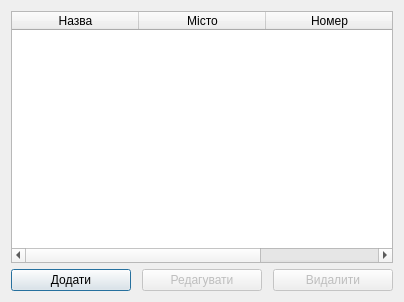
<?xml version="1.0" encoding="UTF-8"?>
<ui version="4.0">
 <class>ProvidersDialog</class>
 <widget class="QDialog" name="ProvidersDialog">
  <property name="geometry">
   <rect>
    <x>0</x>
    <y>0</y>
    <width>404</width>
    <height>302</height>
   </rect>
  </property>
  <property name="windowTitle">
   <string>Постачальники</string>
  </property>
  <property name="windowIcon">
   <iconset resource="icons.qrc">
    <normaloff>:/icons/icons/provider.ico</normaloff>:/icons/icons/provider.ico</iconset>
  </property>
  <layout class="QGridLayout" name="gridLayout">
   <item row="0" column="0">
    <widget class="QTableWidget" name="tableProviders">
     <attribute name="horizontalHeaderDefaultSectionSize">
      <number>127</number>
     </attribute>
     <attribute name="horizontalHeaderStretchLastSection">
      <bool>true</bool>
     </attribute>
     <attribute name="verticalHeaderVisible">
      <bool>false</bool>
     </attribute>
     <column>
      <property name="text">
       <string>Назва</string>
      </property>
     </column>
     <column>
      <property name="text">
       <string>Місто</string>
      </property>
     </column>
     <column>
      <property name="text">
       <string>Номер</string>
      </property>
     </column>
    </widget>
   </item>
   <item row="1" column="0">
    <layout class="QHBoxLayout" name="horizontalLayout">
     <item>
      <widget class="QPushButton" name="addButton">
       <property name="minimumSize">
        <size>
         <width>120</width>
         <height>0</height>
        </size>
       </property>
       <property name="maximumSize">
        <size>
         <width>120</width>
         <height>16777215</height>
        </size>
       </property>
       <property name="text">
        <string>Додати</string>
       </property>
      </widget>
     </item>
     <item>
      <spacer name="horizontalSpacer">
       <property name="orientation">
        <enum>Qt::Horizontal</enum>
       </property>
       <property name="sizeHint" stdset="0">
        <size>
         <width>40</width>
         <height>20</height>
        </size>
       </property>
      </spacer>
     </item>
     <item>
      <widget class="QPushButton" name="editButton">
       <property name="enabled">
        <bool>false</bool>
       </property>
       <property name="minimumSize">
        <size>
         <width>120</width>
         <height>0</height>
        </size>
       </property>
       <property name="maximumSize">
        <size>
         <width>120</width>
         <height>16777215</height>
        </size>
       </property>
       <property name="text">
        <string>Редагувати</string>
       </property>
      </widget>
     </item>
     <item>
      <spacer name="horizontalSpacer_2">
       <property name="orientation">
        <enum>Qt::Horizontal</enum>
       </property>
       <property name="sizeHint" stdset="0">
        <size>
         <width>40</width>
         <height>20</height>
        </size>
       </property>
      </spacer>
     </item>
     <item>
      <widget class="QPushButton" name="removeButton">
       <property name="enabled">
        <bool>false</bool>
       </property>
       <property name="minimumSize">
        <size>
         <width>120</width>
         <height>0</height>
        </size>
       </property>
       <property name="maximumSize">
        <size>
         <width>120</width>
         <height>16777215</height>
        </size>
       </property>
       <property name="text">
        <string>Видалити</string>
       </property>
      </widget>
     </item>
    </layout>
   </item>
  </layout>
 </widget>
 <resources>
  <include location="icons.qrc"/>
 </resources>
 <connections/>
</ui>
